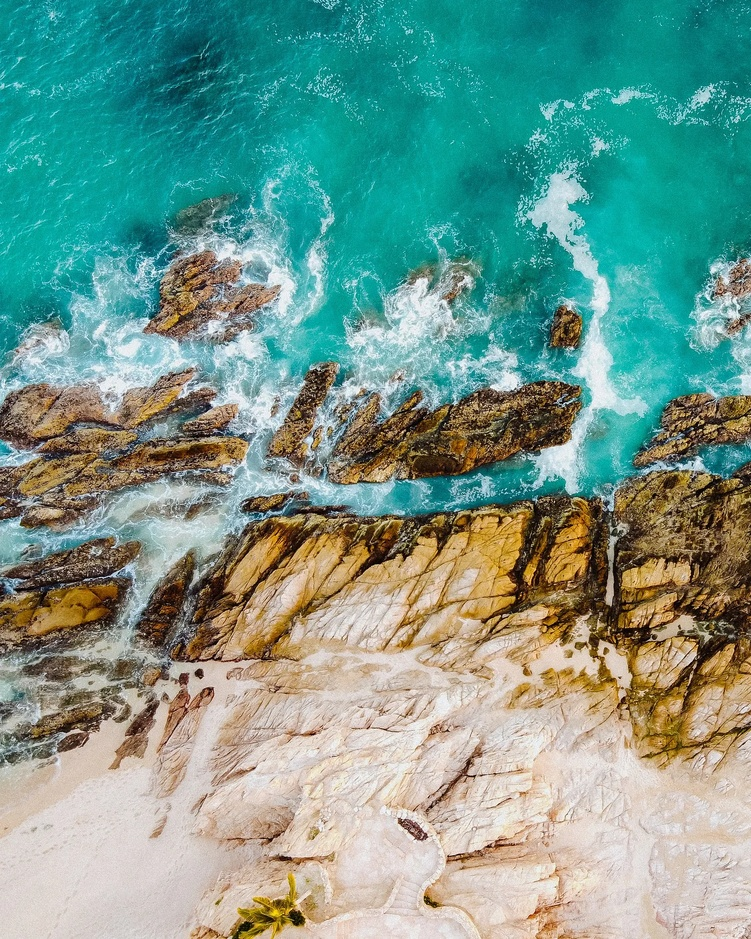
#> input picture THANSHI/example.jpeg, 751 x 939 px, shrunk from 1400 x 1750 before the run
$ python 'Fourier Transform.py'
#> lines starting #> are read from the running program, lines starting #| are printed output that depends on the picture
import numpy as np
import pandas as pd
import cv2
# Reading the Image
img = cv2.imread('example.jpeg',cv2.IMREAD_UNCHANGED)
#> img is the input picture: shape (939, 751, 3); mean B, G, R 141, 153.8, 116.7
domainFilter = cv2.edgePreservingFilter(img, flags=1, sigma_s=60, sigma_r=0.6)
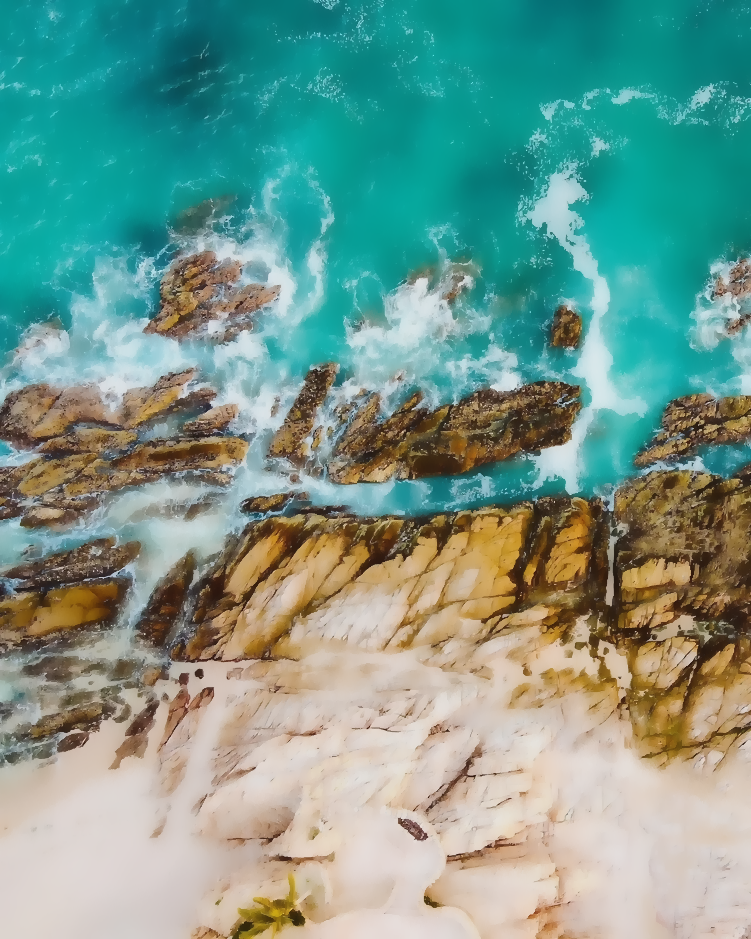
#> domainFilter: shape (939, 751, 3); mean B, G, R 141.2, 154, 117.2
cv2.imshow('Domain Filter',np.hstack((img,domainFilter)))
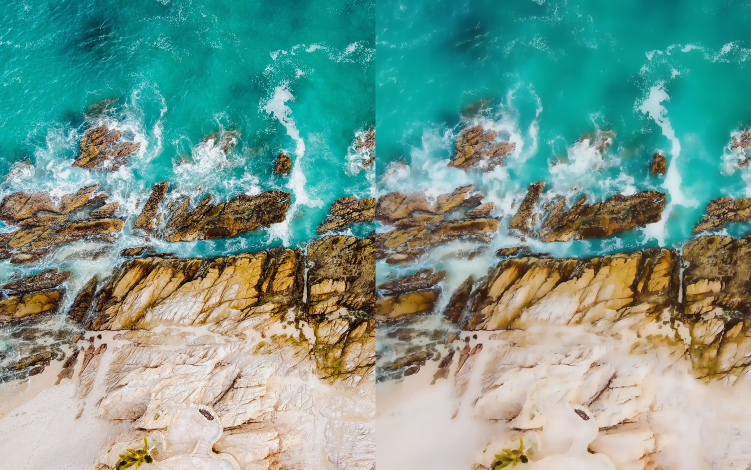
#> window 'Domain Filter': shape (939, 1502, 3) (shown at 1/2 size); mean B, G, R 141.1, 153.9, 116.9
cv2.waitKey(0)
cv2.destroyAllWindows()

$ run again, with THANSHI/bnature.jpeg copied over THANSHI/example.jpeg
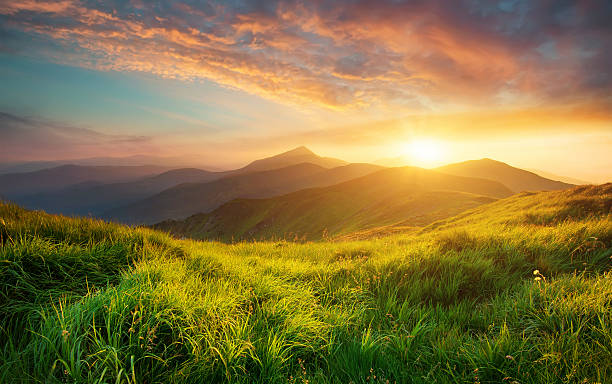
#> input picture THANSHI/bnature.jpeg, 612 x 384 px
#> img is the input picture: shape (384, 612, 3); mean B, G, R 66.6, 117.5, 134.5
#> `domainFilter = cv2.edgePreservingFilter(img, flags=1, sigma_s=60, sigm..`:
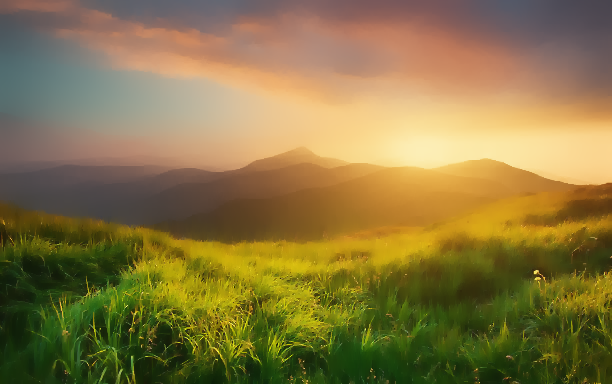
#> domainFilter: shape (384, 612, 3); mean B, G, R 66.3, 118, 135.7
#> `cv2.imshow('Domain Filter',np.hstack((img,domainFilter)))`:
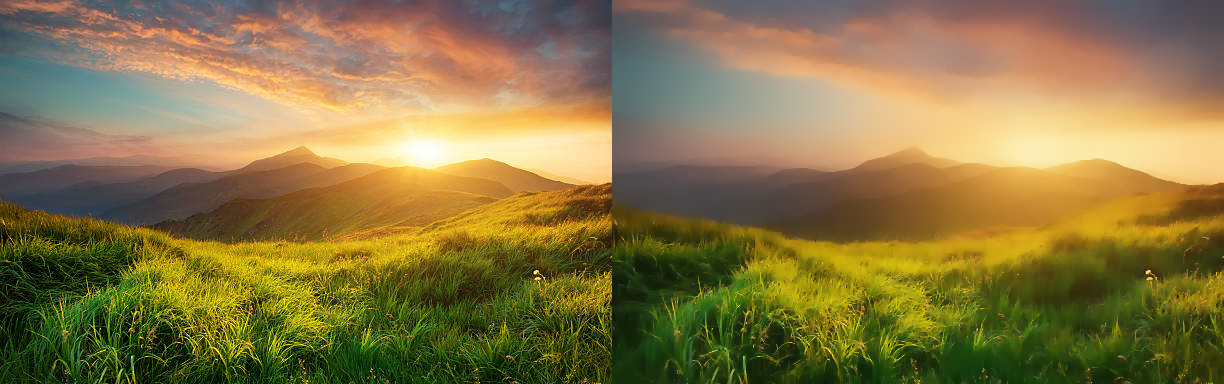
#> window 'Domain Filter': shape (384, 1224, 3); mean B, G, R 66.5, 117.8, 135.1

$ run again, with THANSHI/moutains.jpeg copied over THANSHI/example.jpeg
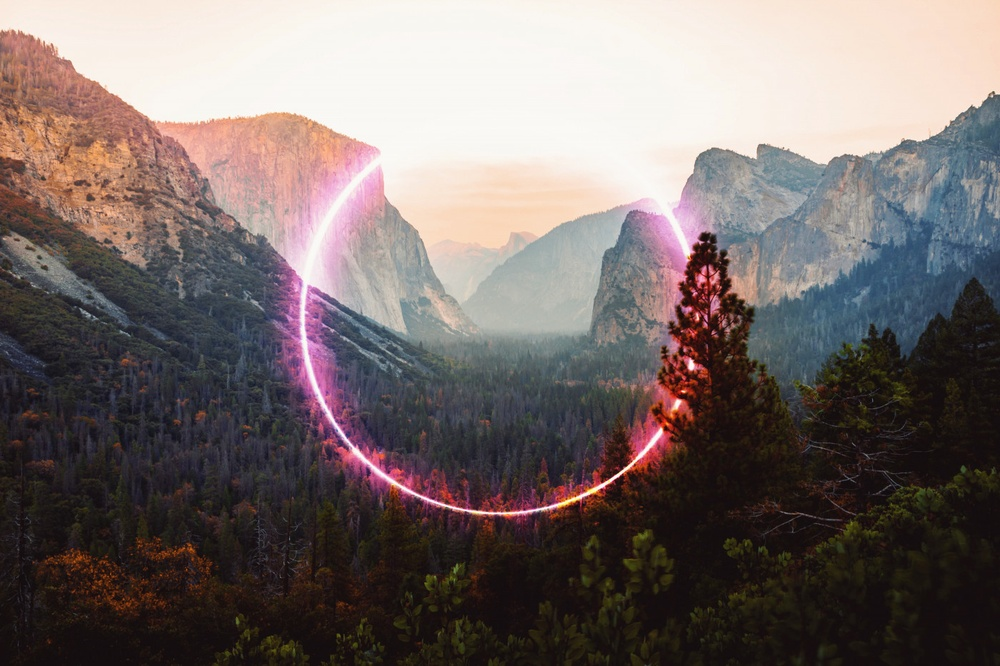
#> input picture THANSHI/moutains.jpeg, 1000 x 666 px, shrunk from 1400 x 933 before the run
#> img is the input picture: shape (666, 1000, 3); mean B, G, R 105.8, 107.8, 118.6
#> `domainFilter = cv2.edgePreservingFilter(img, flags=1, sigma_s=60, sigm..`:
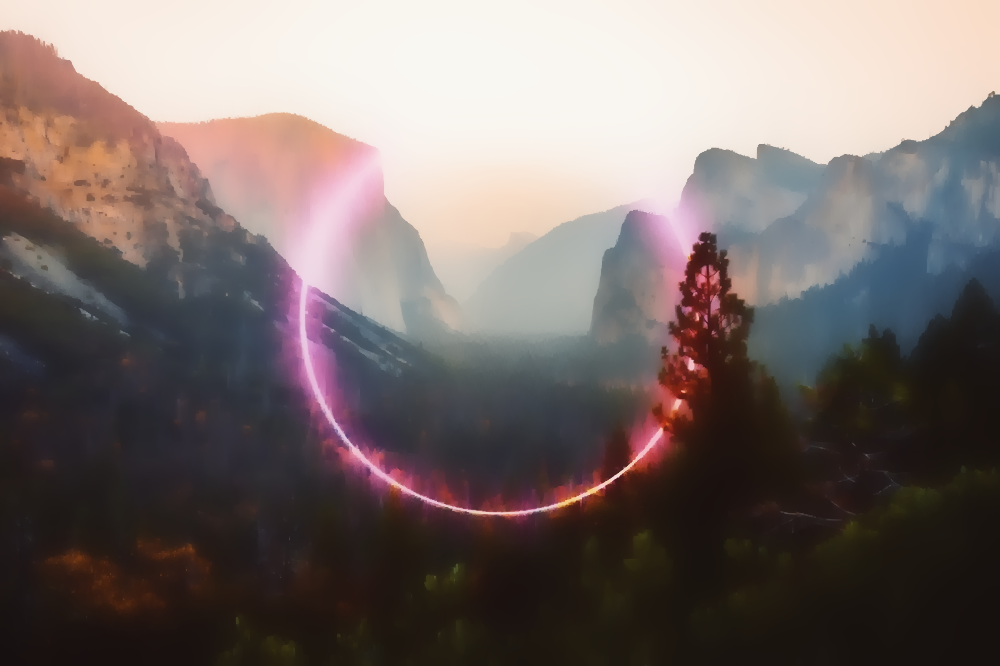
#> domainFilter: shape (666, 1000, 3); mean B, G, R 105.8, 108.1, 119.6
#> `cv2.imshow('Domain Filter',np.hstack((img,domainFilter)))`:
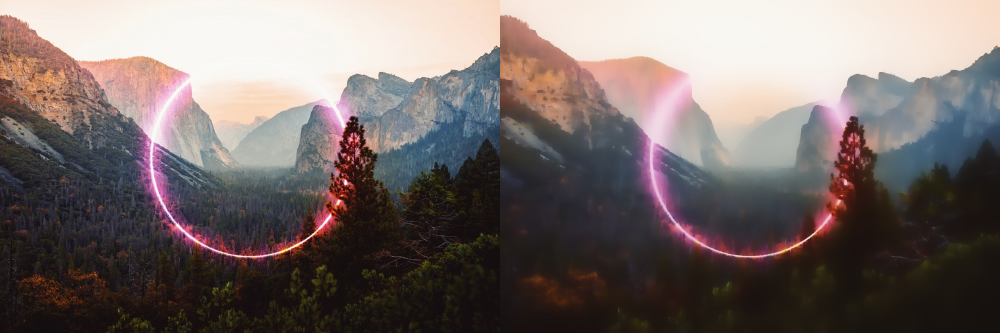
#> window 'Domain Filter': shape (666, 2000, 3) (shown at 1/2 size); mean B, G, R 105.8, 108, 119.1
